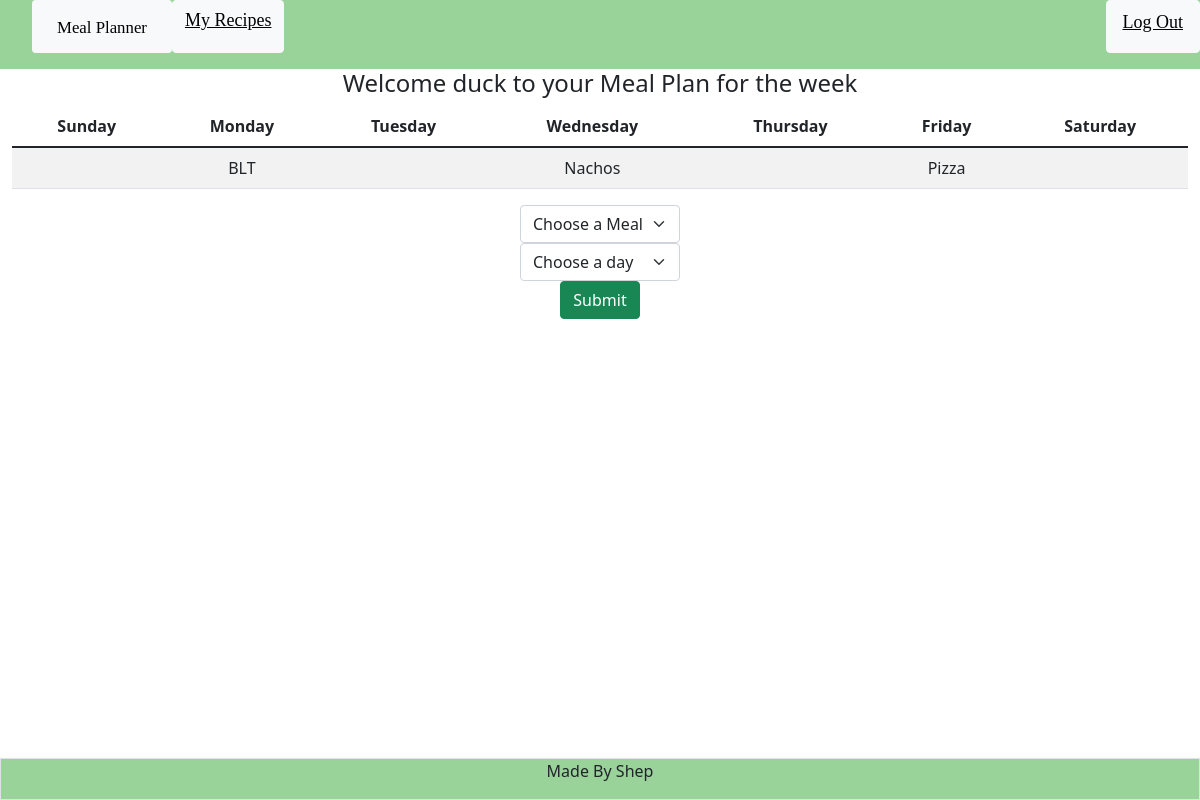
/ (signed in), run on the app's committed database.
### tables this page shows
CREATE TABLE cookbook(person_id INTEGER FORIEGN KEY REFERENCES users(person_id), meal_id INTEGER FORIEN KEY REFERENCES meal_items(meal_id), day INTEGER);

CREATE TABLE meal_items (meal_id INTEGER PRIMARY KEY AUTOINCREMENT, meal_name TEXT NOT NULL, is_easy BOOL);

### app.py (the view)
@app.route("/")
@login_required
def index():
    meal_plan =[] #empty list to hold meals that are associated with a day
    user_name = session['name']
    user_id = session['user_id']
    print(user_name, user_id)
    db = get_db()
    request = db.cursor().execute("SELECT meal_name, meal_items.meal_id, cookbook.day FROM meal_items JOIN cookbook ON meal_items.meal_id = cookbook.meal_id WHERE cookbook.person_id == (?)", [session['user_id']])
    user_meals = request.fetchall()
    print(user_meals)
    for meals in user_meals:
        if meals[2] is not None:
            meal_plan.append(meals)
    print(meal_plan)
    db.close()
    return render_template("index.html", user_name = user_name, meals = user_meals, meal_plan = meal_plan)

### app.py (called while the page is built)
def login_required(f):
    @wraps(f)
    def decorated_function(*args, **kwargs):
        if session.get("user_id") is None:
            return redirect("/login")
        return f(*args, **kwargs)
    return decorated_function

### templates/index.html (shortened to what this page needs)
{% extends "layout.html" %}
{% block main %}
<container>
    <h4 class="justify-center">Welcome {{ user_name }} to your Meal Plan for the week</h4>
    <div>
        <table class="table table-striped">
            <thead>
                <tr>
                    <th>Sunday</th>
                    <th>Monday</th>
                    <th>Tuesday</th>
                    <th>Wednesday</th>
                    <th>Thursday</th>
                    <th>Friday</th>
                    <th>Saturday</th>
                </tr>
            </thead>
            <tbody>
                <td id="sunday">
                    </td>
                <td id="monday">{% for meal in meal_plan%}
                    {% if meal[2] == 1 %}
                        {{ meal[0] }}
                    {% endif %}
                {% endfor %}</td>
                <td id="tuesday"></td>
                <td id="wednesday">{% for meal in meal_plan%}
                    {% if meal[2] == 3 %}
                        {{ meal[0] }}
                    {% endif %}
                {% endfor %}</td>
                <td id="thursday"></td>
                <td id="friday">{% for meal in meal_plan%}
                    {% if meal[2] == 5 %}
                        {{ meal[0] }}
                    {% endif %}
                {% endfor %}</td>
                <td id="saturday"></td>
            </tbody>
        </table>
    </div>
    <form action="/mealplan" method="post" class="d-flex flex-coloumn justify-content-center">
        <div class="flex-coloumn">
            <div class="flex-coloumn">
                <select class="form-select" aria-label="mealoptions" name="meal">
                        <option selected>Choose a Meal</option>
                </select>
            </div>
            <div class="flex-coloumn">
                <select class="form-select" aria-label="dayOptions" name="day">
                    <option selected>Choose a day</option>
                </select>
            </div>
            <button class="btn btn-success">Submit</button>
        </div>
    </form>
</container>
{% endblock %}

### static/style.css (style rules this page uses)
body { min-height: 95vh; width: 100%; }

### data on the page
cookbook: meal_name "BLT"
cookbook: meal_name "Nachos"
cookbook: meal_name "Pizza"

### other printed values
{{ user_name }} "duck"
